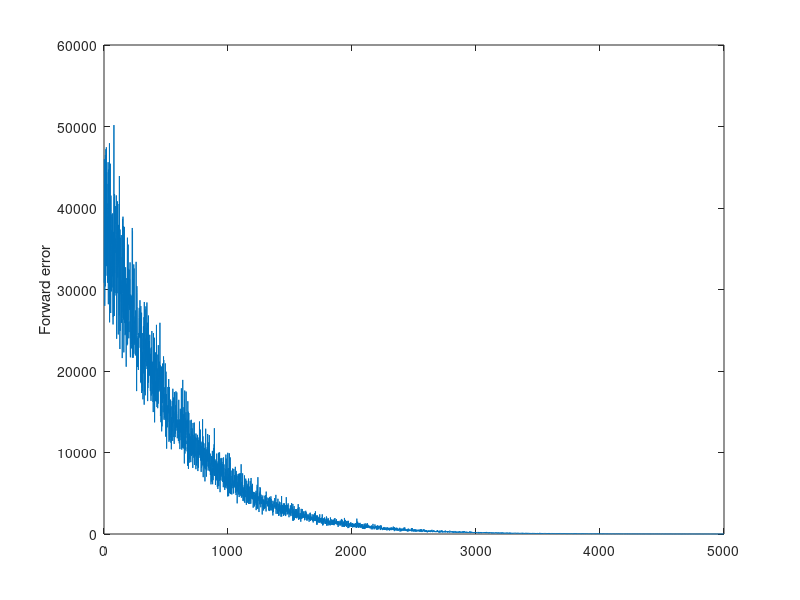
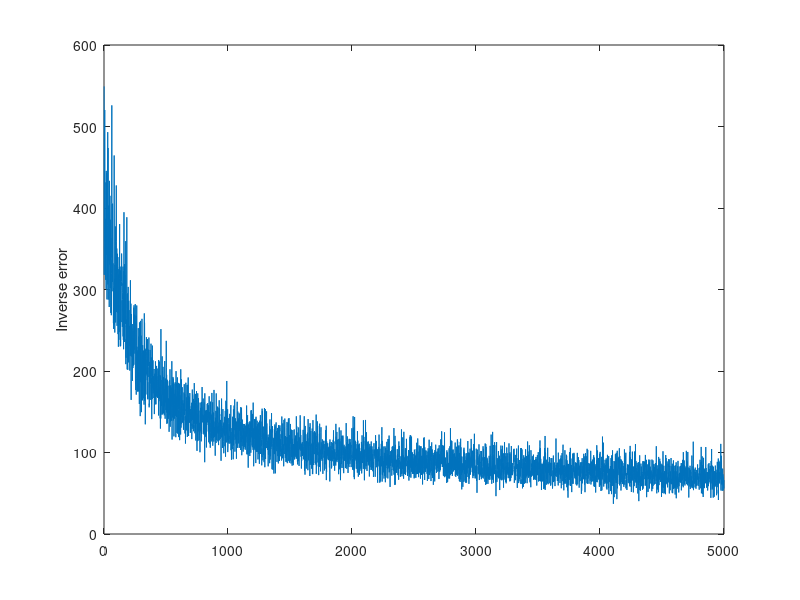
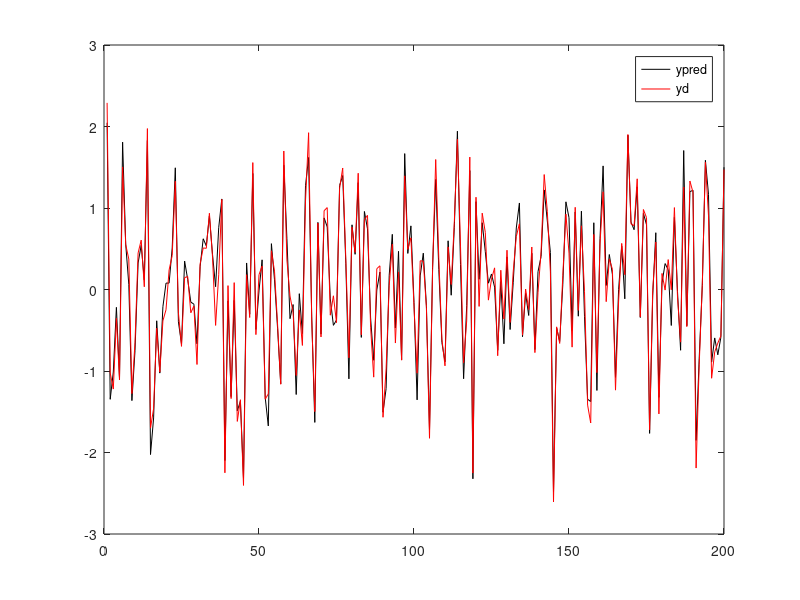

Here is the MATLAB script that generated these plots, in order:

% Forward-Inverse sequence learning, from Richard Hahnloser, received Nov
% 13, 2010

nsong=200;
nu=200;
ny=200;

nlearn=5000;
nlearn2=5000;


U=randn(nsong,nu)/sqrt(nu); % syrinx
ud=randn(nu,1);

Y=randn(ny,nsong)/sqrt(ny); % auditory pathway
tut_song=U*ud;
yd=Y*tut_song;
%yd=.2*ones(ny,1);


m=randn(nu,ny)/sqrt(nu);
f=randn(ny,nu);

eta=0.001;
e=zeros(1,nlearn);
%% learn FM
for i=1:nlearn
    u=randn(nu,1);
    y=Y*U*u;
    dy=(y-f*u);
    f=f+eta*dy*u';
    e(i)=dy'*dy;
end
figure(1);clf;plot(e); ylabel('Forward error');

%% learn IM
eta2=0.001;
scale=1;
e2=zeros(1,nlearn2);
for i=1:nlearn
    y=randn(ny,1);
    u=m*y;
    u=randn(nu,1);
    y2=f*u;
    u2=m*y2;
    du=(scale*u-u2);
    m=m+eta2*du*y2';
    e2(i)=du'*du;
end

figure(2);clf;plot(e2); ylabel('Inverse error');

u=m*yd/scale;
ypred=Y*U*u;
figure(3);clf; plot(ypred,'k');hold on;plot(yd,'r');
legend('ypred','yd');
[r,p]=corrcoef(yd,ypred);
fprintf('Corr. coeff: %.4f\n',r(1,2));
